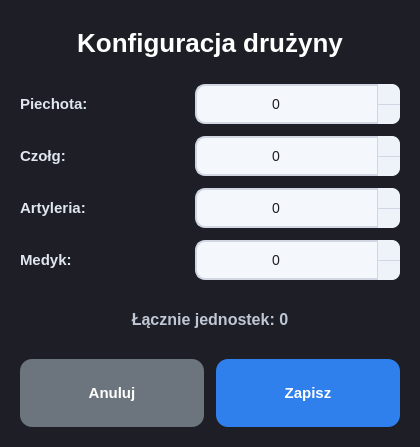
<?xml version="1.0" encoding="UTF-8"?>
<ui version="4.0">
 <class>TeamConfigDialog</class>
 <widget class="QDialog" name="TeamConfigDialog">
  <property name="geometry">
   <rect>
    <x>0</x>
    <y>0</y>
    <width>420</width>
    <height>447</height>
   </rect>
  </property>
  <property name="windowTitle">
   <string>Konfiguracja drużyny</string>
  </property>
  <property name="styleSheet">
   <string notr="true">QDialog {
    background-color: #1e1f26;
}

QWidget#mainPanel {
    background-color: #2a2c36;
    border: 1px solid #3a3d4a;
    border-radius: 18px;
}

QWidget#formSection,
QWidget#summarySection {
    background-color: #242631;
    border: 1px solid #3a3d4a;
    border-radius: 14px;
}

QLabel {
    color: #dfe6ee;
    font-size: 15px;
    font-weight: 600;
    background: transparent;
    border: none;
}

QLabel#titleLabel {
    color: #ffffff;
    font-size: 26px;
    font-weight: bold;
    padding: 8px 0 10px 0;
    qproperty-alignment: AlignCenter;
}

QLabel#subtitleLabel {
    color: #bfc7d5;
    font-size: 14px;
    font-weight: 500;
    padding: 0 0 4px 0;
    qproperty-alignment: AlignCenter;
}

QLabel#totalLabel {
    color: #bfc7d5;
    font-size: 16px;
    font-weight: bold;
    qproperty-alignment: AlignCenter;
}

QSpinBox {
    background-color: #f4f7fb;
    color: #1e1f26;
    border: 2px solid #d0d7e2;
    border-radius: 10px;
    padding-top: 6px;
    padding-bottom: 6px;
    padding-left: 10px;
    padding-right: 28px;
    min-height: 24px;
    min-width: 140px;
    font-size: 14px;
}

QSpinBox:hover {
    border: 2px solid #2f80ed;
}

QSpinBox:focus {
    border: 2px solid #2f80ed;
}

QSpinBox::up-button {
    subcontrol-origin: border;
    subcontrol-position: top right;
    width: 22px;
    background-color: #eef3f9;
    border-left: 1px solid #d0d7e2;
    border-top-right-radius: 8px;
}

QSpinBox::down-button {
    subcontrol-origin: border;
    subcontrol-position: bottom right;
    width: 22px;
    background-color: #eef3f9;
    border-left: 1px solid #d0d7e2;
    border-top: 1px solid #d0d7e2;
    border-bottom-right-radius: 8px;
}

QSpinBox::up-button:hover,
QSpinBox::down-button:hover {
    background-color: #dfe9f7;
}

QSpinBox::up-button:pressed,
QSpinBox::down-button:pressed {
    background-color: #cfdced;
}

QSpinBox::up-arrow,
QSpinBox::down-arrow {
    width: 10px;
    height: 10px;
}

QPushButton {
    background-color: #2f80ed;
    color: white;
    border-radius: 12px;
    padding: 12px;
    font-size: 15px;
    font-weight: 600;
    border: none;
    min-height: 44px;
}

QPushButton:hover {
    background-color: #3c94ff;
}

QPushButton:pressed {
    background-color: #256fd1;
}

QPushButton#cancelButton {
    background-color: #6c757d;
}

QPushButton#cancelButton:hover {
    background-color: #7b848c;
}

QPushButton#cancelButton:pressed {
    background-color: #5c646b;
}

QSpinBox::up-arrow {
	image: url(:/icons/arrow_up.svg);
    width: 15px;
    height: 15px;
}

QSpinBox::down-arrow {
	image:  url(:/icons/arrow_down.svg);
    width: 15px;
    height: 15px;
}</string>
  </property>
  <property name="modal">
   <bool>true</bool>
  </property>
  <layout class="QVBoxLayout" name="verticalLayout">
   <property name="spacing">
    <number>16</number>
   </property>
   <property name="leftMargin">
    <number>20</number>
   </property>
   <property name="topMargin">
    <number>20</number>
   </property>
   <property name="rightMargin">
    <number>20</number>
   </property>
   <property name="bottomMargin">
    <number>20</number>
   </property>
   <item>
    <widget class="QLabel" name="titleLabel">
     <property name="text">
      <string>Konfiguracja drużyny</string>
     </property>
     <property name="alignment">
      <set>Qt::AlignmentFlag::AlignCenter</set>
     </property>
    </widget>
   </item>
   <item>
    <layout class="QGridLayout" name="gridLayout">
     <property name="horizontalSpacing">
      <number>14</number>
     </property>
     <property name="verticalSpacing">
      <number>12</number>
     </property>
     <item row="0" column="0">
      <widget class="QLabel" name="infantryLabel">
       <property name="text">
        <string>Piechota:</string>
       </property>
      </widget>
     </item>
     <item row="0" column="1">
      <widget class="QSpinBox" name="infantrySpinBox">
       <property name="alignment">
        <set>Qt::AlignmentFlag::AlignCenter</set>
       </property>
       <property name="buttonSymbols">
        <enum>QAbstractSpinBox::ButtonSymbols::UpDownArrows</enum>
       </property>
       <property name="minimum">
        <number>0</number>
       </property>
       <property name="maximum">
        <number>20</number>
       </property>
      </widget>
     </item>
     <item row="1" column="0">
      <widget class="QLabel" name="tankLabel">
       <property name="text">
        <string>Czołg:</string>
       </property>
      </widget>
     </item>
     <item row="1" column="1">
      <widget class="QSpinBox" name="tankSpinBox">
       <property name="alignment">
        <set>Qt::AlignmentFlag::AlignCenter</set>
       </property>
       <property name="buttonSymbols">
        <enum>QAbstractSpinBox::ButtonSymbols::UpDownArrows</enum>
       </property>
       <property name="minimum">
        <number>0</number>
       </property>
       <property name="maximum">
        <number>20</number>
       </property>
      </widget>
     </item>
     <item row="2" column="0">
      <widget class="QLabel" name="artilleryLabel">
       <property name="text">
        <string>Artyleria:</string>
       </property>
      </widget>
     </item>
     <item row="2" column="1">
      <widget class="QSpinBox" name="artillerySpinBox">
       <property name="alignment">
        <set>Qt::AlignmentFlag::AlignCenter</set>
       </property>
       <property name="buttonSymbols">
        <enum>QAbstractSpinBox::ButtonSymbols::UpDownArrows</enum>
       </property>
       <property name="minimum">
        <number>0</number>
       </property>
       <property name="maximum">
        <number>20</number>
       </property>
      </widget>
     </item>
     <item row="3" column="0">
      <widget class="QLabel" name="medicLabel">
       <property name="text">
        <string>Medyk:</string>
       </property>
      </widget>
     </item>
     <item row="3" column="1">
      <widget class="QSpinBox" name="medicSpinBox">
       <property name="alignment">
        <set>Qt::AlignmentFlag::AlignCenter</set>
       </property>
       <property name="buttonSymbols">
        <enum>QAbstractSpinBox::ButtonSymbols::UpDownArrows</enum>
       </property>
       <property name="minimum">
        <number>0</number>
       </property>
       <property name="maximum">
        <number>20</number>
       </property>
      </widget>
     </item>
    </layout>
   </item>
   <item>
    <widget class="QLabel" name="totalLabel">
     <property name="text">
      <string>Łącznie jednostek: 0</string>
     </property>
     <property name="alignment">
      <set>Qt::AlignmentFlag::AlignCenter</set>
     </property>
    </widget>
   </item>
   <item>
    <layout class="QHBoxLayout" name="buttonsLayout">
     <property name="spacing">
      <number>12</number>
     </property>
     <item>
      <widget class="QPushButton" name="cancelButton">
       <property name="text">
        <string>Anuluj</string>
       </property>
      </widget>
     </item>
     <item>
      <widget class="QPushButton" name="saveButton">
       <property name="text">
        <string>Zapisz</string>
       </property>
      </widget>
     </item>
    </layout>
   </item>
  </layout>
 </widget>
 <resources/>
 <connections/>
</ui>
